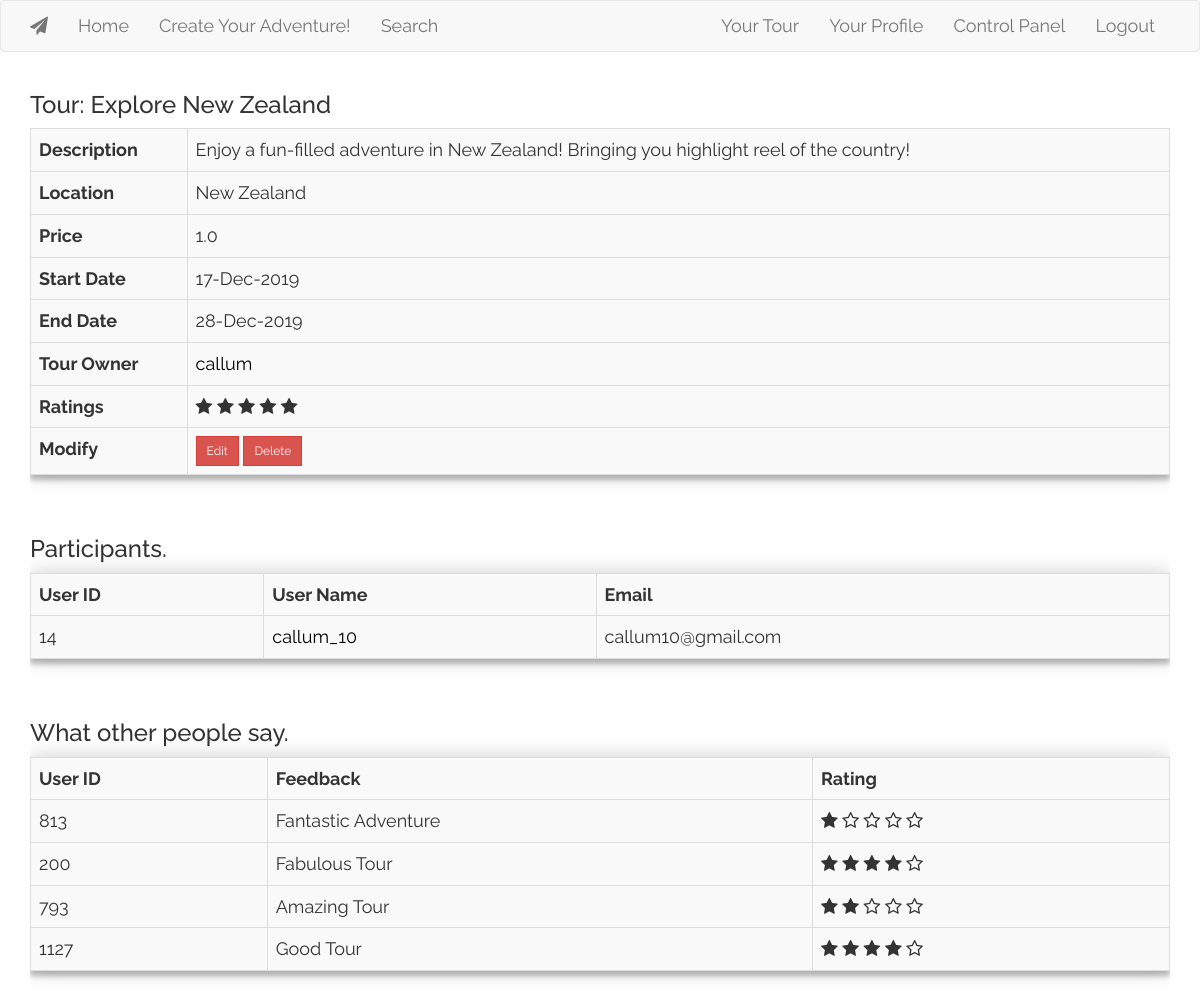
/viewtour/1 (signed in), run on the app's committed database.
### app/models.py (models this page shows, shortened)
class Tour(database.Model):
    id = database.Column(database.Integer, primary_key=True)
    tour_name = database.Column(database.String(50))
    tour_description = database.Column(database.String(140))
    tour_location = database.Column(database.String(50))
    tour_price = database.Column(database.Float)
    start_date = database.Column(database.DateTime)
    end_date = database.Column(database.DateTime)
    timestamp = database.Column(database.DateTime, index=True, default=datetime.now)
    user_id = database.Column(database.Integer, database.ForeignKey('user.id'))
    ratings  = database.Column(database.Float)
    f_status = database.Column(database.Boolean, default = False)
    @staticmethod
    def get_tour_owner(tour_id):
        return User.query.join(Tour, (Tour.user_id == User.id)).filter(Tour.id == tour_id).first()
    @classmethod
    def get_tour(cls, tour_id, tour_list = []):
        tour_list = cls.query.get(tour_id)
        return tour_list

class User(UserMixin, database.Model):
    id = database.Column(database.Integer, primary_key=True)
    username = database.Column(database.String(32), index=True, unique=True)
    name = database.Column((database.String(64)))
    email = database.Column(database.String(50), index=True, unique=True)
    password = database.Column(database.String(128))
    access = database.Column(database.String(10), default = '')
    description = database.Column(database.String(128))
    f_status = database.Column(database.Boolean, default = False)
    ratings = database.Column(database.Float)

class TourParticipant(database.Model):
    id = database.Column(database.Integer, primary_key=True)
    user_id = database.Column(database.Integer, database.ForeignKey('user.id'))
    tour_id = database.Column(database.Integer, database.ForeignKey('tour.id'))
    tour_user_rating = database.Column(database.Float)
    tour_user_feedback = database.Column(database.String(128))
    @staticmethod
    def get_participants(tour_id, participants = None):
        participants = TourParticipant.query.filter(TourParticipant.tour_id == tour_id)
        return participants
    @classmethod
    def has_participated(cls, tour_id, tour_user_id, tour_participation = []):
        tour_participation = cls.query.filter(and_(cls.tour_id == tour_id, cls.user_id == tour_user_id)).first()
        return tour_participation
    @staticmethod
    def get_all_feedback(tour_id, feedback = []):
        feedback = TourParticipant.query.filter(and_(TourParticipant.tour_id == tour_id, TourParticipant.tour_user_feedback != None)).all()
        return feedback

### app/routes.py (the view)
@app.route('/viewtour/<int:id>', methods=['GET', 'POST'])
def viewtour(id):
    if current_user.is_authenticated:
        tour = Tour().get_tour(tour_id = id)
        participants = TourParticipant().get_participants(tour_id = id)
        user_joined_list = User.query.join(TourParticipant, (TourParticipant.user_id == User.id)).filter(TourParticipant.tour_id == id)
        tour_username = Tour().get_tour_owner(tour_id = id).username
        form = FeedbackForm()
        if participants is not None:
            tour_participation = TourParticipant().has_participated(tour_id = id, tour_user_id = current_user.id)
            feedback = TourParticipant().get_all_feedback(tour_id = id)
            if form.validate_on_submit():
                tour_participation.set_feedback(form.tour_feedback.data)
                flash('Thank you for your feedback.', 'success')
                return redirect(url_for('viewtour', id = id))
            elif request.method == 'GET' and tour_participation is not None:
                form.tour_feedback.data = tour_participation.tour_user_feedback
        else:
            tour_participation = []
            feedback = []
    else:
        flash('You need to login or register first!', 'warning')
        return redirect(url_for('login'))
    return render_template('viewtour.html', title = 'View Tour',\
                                            tour_owner = tour.user_id,\
                                            form = form,\
                                            tour = tour,\
                                            tour_participation = tour_participation,\
                                            user_feedbacks = feedback,\
                                            user_joined_list = user_joined_list,\
                                            tour_username = tour_username)

### app/__init__.py (called while the page is built)
def format_datetime(value, format='medium'):
    if format == 'full':
        format="EEEE, d. MMMM y 'at' HH:mm"
    elif format == 'medium':
        format="dd-MMM-y"
    return babel.dates.format_datetime(value, format)

### app/models.py (called while the page is built)
@login.user_loader
def load_user(id):
    return User.query.get(int(id))

### app/templates/viewtour.html (shortened to what this page needs)
{% extends "base.html" %}
{% block app_content %}
        <h3>Tour: {{ tour.tour_name }}</h3>
        <div class = "table-responsive">
        <table class = "table table-striped table-hover table-bordered table-responsive left">
                <tr>
                        <th>Description</th>
                        <td>{{tour.tour_description}}</td>
                </tr>
                <tr>
                        <th>Location</th>
                        <td>{{tour.tour_location}}</td>
                </tr>
                <tr>
                        <th>Price</th>
                        <td>{{tour.tour_price}}</td>
                </tr>
                <tr>
                        <th>Start Date</th>
                        <td>{{tour.start_date|datetime}}</td>
                </tr>
                <tr>
                        <th>End Date</th>
                        <td>{{tour.end_date|datetime}}</td>
                </tr>
                <tr>
                        <th>Tour Owner</th>
                        <td><a href = "{{url_for('profile', id = tour.user_id)}}" style = "color: black;">{{tour_username}}</a></td>
                </tr>
                <tr>
                    <th>Ratings</th>
                    <td>
                        {% if current_user.id != tour_participation.user_id %}
                        <div class="star-rating main" data-toggle = "tooltip" data-placement="bottom" title = "{{ tour.ratings }}  stars" >
                        {% else %}
                        <div class="star-rating" data-toggle = "tooltip" data-placement="bottom" title = "{{ tour.ratings }}  stars - Rate me?" >
                        {% endif %}
                        <span class="fa fa-star-o" data-rating="1"></span>
                        <span class="fa fa-star-o" data-rating="2"></span>
                        <span class="fa fa-star-o" data-rating="3"></span>
                        <span class="fa fa-star-o" data-rating="4"></span>
                        <span class="fa fa-star-o" data-rating="5"></span>
                        </div>
                    </td>
                </tr>
                <tr>
                        {% if current_user.id == tour.user_id or current_user.access == 'admin' %}
                        <th>Modify</th>
                        <form action="" method="get">
                            <td><a href="{{ url_for('edittour', id=tour.id) }}"><button class = "btn btn-secondary btn-sm btn-danger">{{ ('Edit') }}</a></button>
                                <a href="{{ url_for('deletetour', id=tour.id) }}"><button class = "btn btn-secondary btn-sm btn-danger">{{ ('Delete') }}</a></button></td>
                        </form>
                        {% endif %}
                </tr>
        </table>
        <br>
        {% if tour.user_id == current_user.id %}
        <h3>Participants.</h3>
        <table class = "table table-striped table-hover table-bordered table-responsive left">
                <tr>
                        <th>User ID</th>
                        <th>User Name</th>
                        <th>Email</th>
                </tr>
                {% for user_joined in user_joined_list %}
                        {% if user_joined.id is not none %}
                        <tr>
                                <td>{{user_joined.id}}</td>
                                <td><a href = "{{ url_for('profile', id = user_joined.id) }}" style = "color: black;">{{user_joined.username}}</a></td>
                                <td>{{user_joined.email}}</td>
                        </tr>
                        {% else %}
                        <tr><td>No joinees yet!</td></tr>
                {% endif %}
                {% endfor %}
        </table>
        {% endif %}
        <br>
        <h3>What other people say.</h3>
        <table class = "table table-striped table-hover table-bordered table-responsive left">
                <tr>
                        <th>User ID</th>
                        <th>Feedback</th>
                        <th>Rating</th>
                </tr>
                {% for user_feedback in user_feedbacks %}
                        {% if user_feedback.user_id is not none %}
                        <tr>
                                <td>{{user_feedback.user_id}}</td>
                                <td>{{user_feedback.tour_user_feedback}}</td>
                                <td>
                                        <div class="star-rating main" data-toggle = "tooltip" data-placement="right" title = "{{ user_feedback.tour_user_rating }}  stars" >
                                        <span class="fa fa-star-o" data-rating="1"></span>
                                        <span class="fa fa-star-o" data-rating="2"></span>
                                        <span class="fa fa-star-o" data-rating="3"></span>
                                        <span class="fa fa-star-o" data-rating="4"></span>
                                        <span class="fa fa-star-o" data-rating="5"></span>
                               </div>
                                </td>
                        </tr>
                        {% else %}
                        <tr><td>No feedback yet!</td></tr>
                {% endif %}
                {% endfor %}
        </table>
        </div>
{% endblock %}

### app/static/main.css (style rules this page uses)
table { width: 100% !important; align-content: center !important; box-shadow: 0 0 20px 0 rgba(0, 0, 0, 0.2), 0 5px 5px 0 rgba(0, 0, 0, 0.24); background: #F9F9F9; }
body { font: 18px Raleway, sans-serif !important; }
a, a:hover, a:active, a:visited { color: white; }
form { background: #F9F9F9; padding: 25px; margin: 150px 0; box-shadow: 0 0 20px 0 rgba(0, 0, 0, 0.2), 0 5px 5px 0 rgba(0, 0, 0, 0.24); }
.btn { border-radius: 0; }

### data on the page
Tour: tour_name "Explore New Zealand", tour_description "Enjoy a fun-filled adventure in New Zealand! Bringing you highlight reel of the country!", tour_location "New Zealand", tour_price "1.0", start_date "17-Dec-2019", end_date "28-Dec-2019"
User: username "callum"
User: id "14", username "callum_10", email "callum10@gmail.com"
TourParticipant: user_id "813", tour_user_feedback "Fantastic Adventure"
TourParticipant: user_id "200", tour_user_feedback "Fabulous Tour"
TourParticipant: user_id "793", tour_user_feedback "Amazing Tour"
TourParticipant: user_id "1127", tour_user_feedback "Good Tour"

### other printed values
{{ ('Edit') }} "Edit"
{{ ('Delete') }} "Delete"
